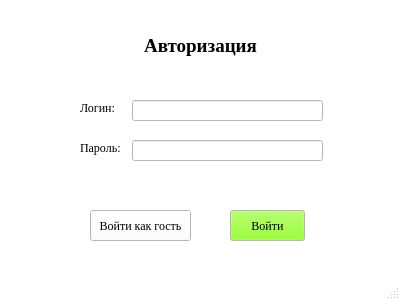
<?xml version="1.0" encoding="UTF-8"?>
<ui version="4.0">
 <class>MainWindow</class>
 <widget class="QMainWindow" name="MainWindow">
  <property name="geometry">
   <rect>
    <x>0</x>
    <y>0</y>
    <width>400</width>
    <height>300</height>
   </rect>
  </property>
  <property name="palette">
   <palette>
    <active>
     <colorrole role="WindowText">
      <brush brushstyle="SolidPattern">
       <color alpha="255">
        <red>0</red>
        <green>0</green>
        <blue>0</blue>
       </color>
      </brush>
     </colorrole>
     <colorrole role="Button">
      <brush brushstyle="SolidPattern">
       <color alpha="255">
        <red>255</red>
        <green>255</green>
        <blue>255</blue>
       </color>
      </brush>
     </colorrole>
     <colorrole role="Light">
      <brush brushstyle="SolidPattern">
       <color alpha="255">
        <red>255</red>
        <green>255</green>
        <blue>255</blue>
       </color>
      </brush>
     </colorrole>
     <colorrole role="Midlight">
      <brush brushstyle="SolidPattern">
       <color alpha="255">
        <red>255</red>
        <green>255</green>
        <blue>255</blue>
       </color>
      </brush>
     </colorrole>
     <colorrole role="Dark">
      <brush brushstyle="SolidPattern">
       <color alpha="255">
        <red>127</red>
        <green>127</green>
        <blue>127</blue>
       </color>
      </brush>
     </colorrole>
     <colorrole role="Mid">
      <brush brushstyle="SolidPattern">
       <color alpha="255">
        <red>170</red>
        <green>170</green>
        <blue>170</blue>
       </color>
      </brush>
     </colorrole>
     <colorrole role="Text">
      <brush brushstyle="SolidPattern">
       <color alpha="255">
        <red>0</red>
        <green>0</green>
        <blue>0</blue>
       </color>
      </brush>
     </colorrole>
     <colorrole role="BrightText">
      <brush brushstyle="SolidPattern">
       <color alpha="255">
        <red>255</red>
        <green>255</green>
        <blue>255</blue>
       </color>
      </brush>
     </colorrole>
     <colorrole role="ButtonText">
      <brush brushstyle="SolidPattern">
       <color alpha="255">
        <red>0</red>
        <green>0</green>
        <blue>0</blue>
       </color>
      </brush>
     </colorrole>
     <colorrole role="Base">
      <brush brushstyle="SolidPattern">
       <color alpha="255">
        <red>255</red>
        <green>255</green>
        <blue>255</blue>
       </color>
      </brush>
     </colorrole>
     <colorrole role="Window">
      <brush brushstyle="SolidPattern">
       <color alpha="255">
        <red>255</red>
        <green>255</green>
        <blue>255</blue>
       </color>
      </brush>
     </colorrole>
     <colorrole role="Shadow">
      <brush brushstyle="SolidPattern">
       <color alpha="255">
        <red>0</red>
        <green>0</green>
        <blue>0</blue>
       </color>
      </brush>
     </colorrole>
     <colorrole role="AlternateBase">
      <brush brushstyle="SolidPattern">
       <color alpha="255">
        <red>255</red>
        <green>255</green>
        <blue>255</blue>
       </color>
      </brush>
     </colorrole>
     <colorrole role="ToolTipBase">
      <brush brushstyle="SolidPattern">
       <color alpha="255">
        <red>255</red>
        <green>255</green>
        <blue>220</blue>
       </color>
      </brush>
     </colorrole>
     <colorrole role="ToolTipText">
      <brush brushstyle="SolidPattern">
       <color alpha="255">
        <red>0</red>
        <green>0</green>
        <blue>0</blue>
       </color>
      </brush>
     </colorrole>
     <colorrole role="PlaceholderText">
      <brush brushstyle="SolidPattern">
       <color alpha="127">
        <red>0</red>
        <green>0</green>
        <blue>0</blue>
       </color>
      </brush>
     </colorrole>
     <colorrole role="Accent">
      <brush brushstyle="SolidPattern">
       <color alpha="255">
        <red>255</red>
        <green>255</green>
        <blue>255</blue>
       </color>
      </brush>
     </colorrole>
    </active>
    <inactive>
     <colorrole role="WindowText">
      <brush brushstyle="SolidPattern">
       <color alpha="255">
        <red>0</red>
        <green>0</green>
        <blue>0</blue>
       </color>
      </brush>
     </colorrole>
     <colorrole role="Button">
      <brush brushstyle="SolidPattern">
       <color alpha="255">
        <red>255</red>
        <green>255</green>
        <blue>255</blue>
       </color>
      </brush>
     </colorrole>
     <colorrole role="Light">
      <brush brushstyle="SolidPattern">
       <color alpha="255">
        <red>255</red>
        <green>255</green>
        <blue>255</blue>
       </color>
      </brush>
     </colorrole>
     <colorrole role="Midlight">
      <brush brushstyle="SolidPattern">
       <color alpha="255">
        <red>255</red>
        <green>255</green>
        <blue>255</blue>
       </color>
      </brush>
     </colorrole>
     <colorrole role="Dark">
      <brush brushstyle="SolidPattern">
       <color alpha="255">
        <red>127</red>
        <green>127</green>
        <blue>127</blue>
       </color>
      </brush>
     </colorrole>
     <colorrole role="Mid">
      <brush brushstyle="SolidPattern">
       <color alpha="255">
        <red>170</red>
        <green>170</green>
        <blue>170</blue>
       </color>
      </brush>
     </colorrole>
     <colorrole role="Text">
      <brush brushstyle="SolidPattern">
       <color alpha="255">
        <red>0</red>
        <green>0</green>
        <blue>0</blue>
       </color>
      </brush>
     </colorrole>
     <colorrole role="BrightText">
      <brush brushstyle="SolidPattern">
       <color alpha="255">
        <red>255</red>
        <green>255</green>
        <blue>255</blue>
       </color>
      </brush>
     </colorrole>
     <colorrole role="ButtonText">
      <brush brushstyle="SolidPattern">
       <color alpha="255">
        <red>0</red>
        <green>0</green>
        <blue>0</blue>
       </color>
      </brush>
     </colorrole>
     <colorrole role="Base">
      <brush brushstyle="SolidPattern">
       <color alpha="255">
        <red>255</red>
        <green>255</green>
        <blue>255</blue>
       </color>
      </brush>
     </colorrole>
     <colorrole role="Window">
      <brush brushstyle="SolidPattern">
       <color alpha="255">
        <red>255</red>
        <green>255</green>
        <blue>255</blue>
       </color>
      </brush>
     </colorrole>
     <colorrole role="Shadow">
      <brush brushstyle="SolidPattern">
       <color alpha="255">
        <red>0</red>
        <green>0</green>
        <blue>0</blue>
       </color>
      </brush>
     </colorrole>
     <colorrole role="AlternateBase">
      <brush brushstyle="SolidPattern">
       <color alpha="255">
        <red>255</red>
        <green>255</green>
        <blue>255</blue>
       </color>
      </brush>
     </colorrole>
     <colorrole role="ToolTipBase">
      <brush brushstyle="SolidPattern">
       <color alpha="255">
        <red>255</red>
        <green>255</green>
        <blue>220</blue>
       </color>
      </brush>
     </colorrole>
     <colorrole role="ToolTipText">
      <brush brushstyle="SolidPattern">
       <color alpha="255">
        <red>0</red>
        <green>0</green>
        <blue>0</blue>
       </color>
      </brush>
     </colorrole>
     <colorrole role="PlaceholderText">
      <brush brushstyle="SolidPattern">
       <color alpha="127">
        <red>0</red>
        <green>0</green>
        <blue>0</blue>
       </color>
      </brush>
     </colorrole>
     <colorrole role="Accent">
      <brush brushstyle="SolidPattern">
       <color alpha="255">
        <red>255</red>
        <green>255</green>
        <blue>255</blue>
       </color>
      </brush>
     </colorrole>
    </inactive>
    <disabled>
     <colorrole role="WindowText">
      <brush brushstyle="SolidPattern">
       <color alpha="255">
        <red>127</red>
        <green>127</green>
        <blue>127</blue>
       </color>
      </brush>
     </colorrole>
     <colorrole role="Button">
      <brush brushstyle="SolidPattern">
       <color alpha="255">
        <red>255</red>
        <green>255</green>
        <blue>255</blue>
       </color>
      </brush>
     </colorrole>
     <colorrole role="Light">
      <brush brushstyle="SolidPattern">
       <color alpha="255">
        <red>255</red>
        <green>255</green>
        <blue>255</blue>
       </color>
      </brush>
     </colorrole>
     <colorrole role="Midlight">
      <brush brushstyle="SolidPattern">
       <color alpha="255">
        <red>255</red>
        <green>255</green>
        <blue>255</blue>
       </color>
      </brush>
     </colorrole>
     <colorrole role="Dark">
      <brush brushstyle="SolidPattern">
       <color alpha="255">
        <red>127</red>
        <green>127</green>
        <blue>127</blue>
       </color>
      </brush>
     </colorrole>
     <colorrole role="Mid">
      <brush brushstyle="SolidPattern">
       <color alpha="255">
        <red>170</red>
        <green>170</green>
        <blue>170</blue>
       </color>
      </brush>
     </colorrole>
     <colorrole role="Text">
      <brush brushstyle="SolidPattern">
       <color alpha="255">
        <red>127</red>
        <green>127</green>
        <blue>127</blue>
       </color>
      </brush>
     </colorrole>
     <colorrole role="BrightText">
      <brush brushstyle="SolidPattern">
       <color alpha="255">
        <red>255</red>
        <green>255</green>
        <blue>255</blue>
       </color>
      </brush>
     </colorrole>
     <colorrole role="ButtonText">
      <brush brushstyle="SolidPattern">
       <color alpha="255">
        <red>127</red>
        <green>127</green>
        <blue>127</blue>
       </color>
      </brush>
     </colorrole>
     <colorrole role="Base">
      <brush brushstyle="SolidPattern">
       <color alpha="255">
        <red>255</red>
        <green>255</green>
        <blue>255</blue>
       </color>
      </brush>
     </colorrole>
     <colorrole role="Window">
      <brush brushstyle="SolidPattern">
       <color alpha="255">
        <red>255</red>
        <green>255</green>
        <blue>255</blue>
       </color>
      </brush>
     </colorrole>
     <colorrole role="Shadow">
      <brush brushstyle="SolidPattern">
       <color alpha="255">
        <red>0</red>
        <green>0</green>
        <blue>0</blue>
       </color>
      </brush>
     </colorrole>
     <colorrole role="AlternateBase">
      <brush brushstyle="SolidPattern">
       <color alpha="255">
        <red>255</red>
        <green>255</green>
        <blue>255</blue>
       </color>
      </brush>
     </colorrole>
     <colorrole role="ToolTipBase">
      <brush brushstyle="SolidPattern">
       <color alpha="255">
        <red>255</red>
        <green>255</green>
        <blue>220</blue>
       </color>
      </brush>
     </colorrole>
     <colorrole role="ToolTipText">
      <brush brushstyle="SolidPattern">
       <color alpha="255">
        <red>0</red>
        <green>0</green>
        <blue>0</blue>
       </color>
      </brush>
     </colorrole>
     <colorrole role="PlaceholderText">
      <brush brushstyle="SolidPattern">
       <color alpha="127">
        <red>127</red>
        <green>127</green>
        <blue>127</blue>
       </color>
      </brush>
     </colorrole>
     <colorrole role="Accent">
      <brush brushstyle="SolidPattern">
       <color alpha="255">
        <red>255</red>
        <green>255</green>
        <blue>255</blue>
       </color>
      </brush>
     </colorrole>
    </disabled>
   </palette>
  </property>
  <property name="windowTitle">
   <string>MainWindow</string>
  </property>
  <widget class="QWidget" name="centralwidget">
   <widget class="QLineEdit" name="lineEdit_login">
    <property name="geometry">
     <rect>
      <x>132</x>
      <y>100</y>
      <width>191</width>
      <height>21</height>
     </rect>
    </property>
    <property name="font">
     <font>
      <family>Times New Roman</family>
     </font>
    </property>
   </widget>
   <widget class="QLineEdit" name="lineEdit_password">
    <property name="geometry">
     <rect>
      <x>132</x>
      <y>140</y>
      <width>191</width>
      <height>21</height>
     </rect>
    </property>
    <property name="font">
     <font>
      <family>Times New Roman</family>
     </font>
    </property>
   </widget>
   <widget class="QLabel" name="label">
    <property name="geometry">
     <rect>
      <x>0</x>
      <y>30</y>
      <width>401</width>
      <height>31</height>
     </rect>
    </property>
    <property name="font">
     <font>
      <family>Times New Roman</family>
      <pointsize>14</pointsize>
      <bold>true</bold>
     </font>
    </property>
    <property name="text">
     <string>Авторизация</string>
    </property>
    <property name="alignment">
     <set>Qt::AlignmentFlag::AlignCenter</set>
    </property>
   </widget>
   <widget class="QLabel" name="loginLabel">
    <property name="geometry">
     <rect>
      <x>80</x>
      <y>100</y>
      <width>49</width>
      <height>16</height>
     </rect>
    </property>
    <property name="font">
     <font>
      <family>Times New Roman</family>
     </font>
    </property>
    <property name="text">
     <string>Логин:</string>
    </property>
   </widget>
   <widget class="QLabel" name="passwordLabel">
    <property name="geometry">
     <rect>
      <x>80</x>
      <y>140</y>
      <width>49</width>
      <height>16</height>
     </rect>
    </property>
    <property name="font">
     <font>
      <family>Times New Roman</family>
     </font>
    </property>
    <property name="text">
     <string>Пароль:</string>
    </property>
   </widget>
   <widget class="QPushButton" name="enterButton">
    <property name="geometry">
     <rect>
      <x>230</x>
      <y>210</y>
      <width>75</width>
      <height>31</height>
     </rect>
    </property>
    <property name="palette">
     <palette>
      <active>
       <colorrole role="Button">
        <brush brushstyle="SolidPattern">
         <color alpha="255">
          <red>127</red>
          <green>255</green>
          <blue>0</blue>
         </color>
        </brush>
       </colorrole>
      </active>
      <inactive>
       <colorrole role="Button">
        <brush brushstyle="SolidPattern">
         <color alpha="255">
          <red>127</red>
          <green>255</green>
          <blue>0</blue>
         </color>
        </brush>
       </colorrole>
      </inactive>
      <disabled>
       <colorrole role="Button">
        <brush brushstyle="SolidPattern">
         <color alpha="255">
          <red>127</red>
          <green>255</green>
          <blue>0</blue>
         </color>
        </brush>
       </colorrole>
      </disabled>
     </palette>
    </property>
    <property name="font">
     <font>
      <family>Times New Roman</family>
     </font>
    </property>
    <property name="text">
     <string>Войти</string>
    </property>
   </widget>
   <widget class="QPushButton" name="enterAsGuest">
    <property name="geometry">
     <rect>
      <x>90</x>
      <y>210</y>
      <width>101</width>
      <height>31</height>
     </rect>
    </property>
    <property name="font">
     <font>
      <family>Times New Roman</family>
     </font>
    </property>
    <property name="text">
     <string>Войти как гость</string>
    </property>
   </widget>
  </widget>
  <widget class="QStatusBar" name="statusbar"/>
 </widget>
 <resources/>
 <connections/>
</ui>
